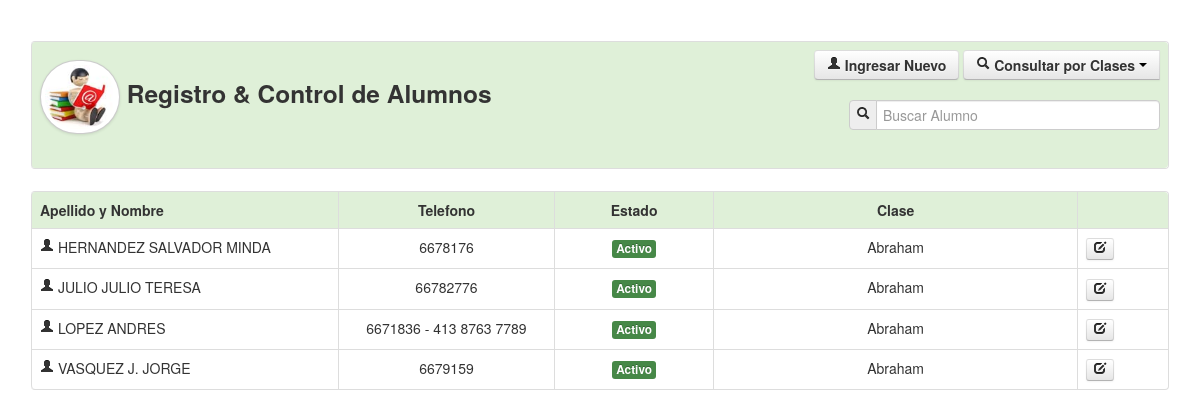
Page /alumnos.php?cursos=10 (signed in) on the committed database.
### tables this page shows
CREATE TABLE IF NOT EXISTS `alumnos` (
  `id` int(11) NOT NULL AUTO_INCREMENT,
  `nombre` varchar(255) NOT NULL,
  `apellido` varchar(255) NOT NULL,
  `rut` varchar(255) NOT NULL,
  `telefono` varchar(255) NOT NULL,
  `fechan` date NOT NULL,
  `folio` varchar(255) NOT NULL,
  `curso` varchar(255) NOT NULL,
  `estado` varchar(255) NOT NULL,
  `maestro` varchar(255) NOT NULL,
  `pension` varchar(255) NOT NULL,
  `domicilio` varchar(255) NOT NULL,
  `estado_civil` varchar(255) NOT NULL,
  `grado` varchar(255) NOT NULL,
  PRIMARY KEY (`id`)
);

CREATE TABLE IF NOT EXISTS `salones` (
  `id` int(11) NOT NULL AUTO_INCREMENT,
  `nombre` varchar(255) NOT NULL,
  `curso` varchar(255) NOT NULL,
  `estado` varchar(255) NOT NULL,
  PRIMARY KEY (`id`)
);

### Connections/Local.php (called while the page is built, shortened)
<?php
	function limpiar($tags){
		$tags = strip_tags($tags);
		$tags = stripslashes($tags);
		$tags = mysql_real_escape_string($tags);
		return $tags;
	}
?>

### Class/class_alumnos.php (called while the page is built, shortened)
<?php
include_once('Connections/Local.php');
class Consultar_Salones{
	private $fetch;
	function __construct($codigo){
		$this->consulta = mysql_query("SELECT * FROM salones WHERE id='$codigo'");
		$this->fetch = mysql_fetch_array($this->consulta);
	}
	function consultar($campo){
		return $this->fetch[$campo];
	}
}
?>

### alumnos.php (the view, shortened to what this page needs)
<?php
		include_once('Connections/Local.php');
		include_once('Class/funciones.php');
		include_once('Class/class_alumnos.php');
		$maximo=5;
		if(!empty($_GET['pag'])){
			$pag=limpiar($_GET['pag']);
		}else{
			$pag=1;
		}
		$inicio=($pag-1)*$maximo;
?>
<!DOCTYPE html>
<html lang="en">
<head>
    <link href="css/bootstrap.css" rel="stylesheet">
    <link href="css/bootstrap-responsive.css" rel="stylesheet">
    <link href="css/docs.css" rel="stylesheet">
    <link href="js/google-code-prettify/prettify.css" rel="stylesheet">
</head>
<body data-spy="scroll" data-target=".bs-docs-sidebar">
<div align="center">
    <table width="95%" border="0">
      <tr>
        <td>
       	  <table class="table table-bordered">
              <tr class="success">
                <td>
                    <div class="row-fluid">
                      <div class="span6">
                        	<h3><img src="img/icono_alumno.jpg" class="img-circle img-polaroid" width="70" height="65">
                        	Registro & Control de Alumnos</h3>
                      </div>
                      <div class="span6">
                      	<div align="right">
                       	<a href="crear_alumno.php" class="btn">
                            	<strong><i class="icon-user"></i> Ingresar Nuevo</strong>
                        </a>
                        <div class="btn-group">
                            <button class="btn" data-toggle="dropdown">
                            	<i class="icon-search"></i> <strong>Consultar por Clases</strong> <span class="caret"></span>
                            </button>
                        </div>
                        <br><br>
                        <form name="form1" method="post" action="">
                            <div class="input-prepend">
                                <span class="add-on"><i class="icon-search"></i></span>
                                <input name="bus" type="text" placeholder="Buscar Alumno" class="input-xlarge" autocomplete="off">
                            </div>
                        </form>
                        </div>
                      </div>
                    </div>
                </td>
              </tr>
            </table>
        </td>
      </tr>
      <tr>
        <td>
        	<table class="table table-bordered table table-hover">
              <tr class="success">
                <td width="27%"><strong>Apellido y Nombre</strong></td>
                <td width="19%"><center><strong>Telefono</strong></center></td>
                <td width="14%"><center><strong>Estado</strong></center></td>
                <td width="32%"><center><strong>Clase</strong></center></td>
                <td width="8%">&nbsp;</td>
              </tr>
              <?php
			  	if(empty($_GET['cursos'])){
					if(empty($_POST['bus'])){
						$sql="SELECT * FROM alumnos ORDER BY apellido LIMIT $inicio, $maximo";
					}else{
						$bus=limpiar($_POST['bus']);
						$sql="SELECT * FROM alumnos WHERE nombre LIKE '$bus%' or apellido LIKE '$bus%' or rut='$bus' ORDER BY apellido LIMIT $inicio, $maximo";
					}
				}else{
					$bus=limpiar($_GET['cursos']);
					if($bus<>0){
						$sql="SELECT * FROM alumnos WHERE curso='$bus' ORDER BY apellido LIMIT $inicio, $maximo";
					}else{
						$sql="SELECT * FROM alumnos ORDER BY apellido LIMIT $inicio, $maximo";
					}
				}
			  	$can=mysql_query($sql);
				while($dato=mysql_fetch_array($can)){
					$salones = new Consultar_Salones($dato['curso']);
			  ?>
                  <tr>
                    <td><i class="icon-user"></i> <?php echo trim($dato['apellido']).' '.trim($dato['nombre']); ?></td>
                    <td><center><?php echo $dato['telefono']; ?></center></td>
                    <td>
                    	<center>
                        <a href="alumnos.php?estado=<?php echo $dato['id']; ?>" title="Cambiar Estado">
							<?php echo estado($dato['estado']); ?>
                        </a>
                        </center>
                    </td>
                    <td><center><?php echo $salones->consultar('nombre'); ?></center></td>
                    <td>
                    	<a href="crear_alumno.php?doc=<?php echo $dato['rut']; ?>" class="btn btn-mini" title="Actualizar Informacion">
                    		<i class="icon-edit"></i>
                        </a>
                    </td>
                  </tr>
              <?php } ?>
            </table>
        </td>
      </tr>
    </table>
</div>
</body>
</html>

### Class/funciones.php (shortened to what this page needs)
<?php
	function estado($estado){
		if($estado=='s'){
			return '<span class="label label-success">Activo</span>';
		}else{
			return '<span class="label label-important">No Activo</span>';
		}
	}
?>

### css/docs.css (style rules this page uses)
body { position: relative; padding-top: 40px; }

### rows in the picture
alumnos: apellido "HERNANDEZ SALVADOR", nombre "MINDA", telefono "6678176", estado "Activo", salones.nombre "Abraham"
alumnos: apellido "JULIO JULIO", nombre "TERESA", telefono "66782776", estado "Activo", salones.nombre "Abraham"
alumnos: apellido "LOPEZ", nombre "ANDRES", telefono "6671836 - 413 8763 7789", estado "Activo", salones.nombre "Abraham"
alumnos: apellido "VASQUEZ J.", nombre "JORGE", telefono "6679159", estado "Activo", salones.nombre "Abraham"
